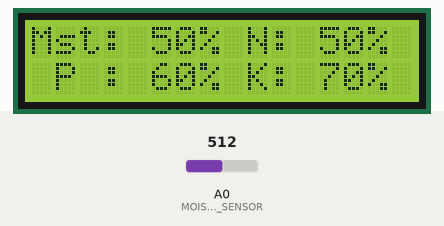
A sketch run on a simulated Arduino Uno, built with avr-gcc and run on an emulated ATmega328P. Parts: 16×2 character LCD. The test bench sets the inputs (shaded band); at power-on: A0 (MOISTURE_SENSOR) = 512. What the sketch prints to the serial monitor is not drawn.

Above: at 3.2 s.
3.3 s: A0 (MOISTURE_SENSOR) set to 12
At 5.1 s:
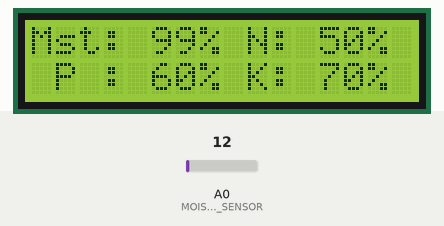
6.2 s: A0 (MOISTURE_SENSOR) set to 9
At 7.3 s:
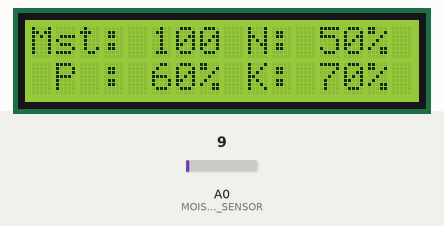
9.1 s: A0 (MOISTURE_SENSOR) set to 122
At 11.9 s:
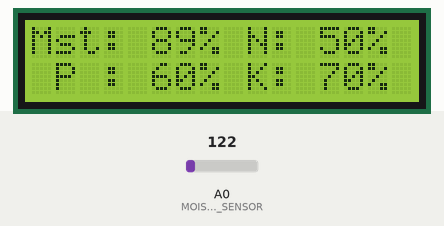
12.6 s: A0 (MOISTURE_SENSOR) set to 0
At 14.0 s:
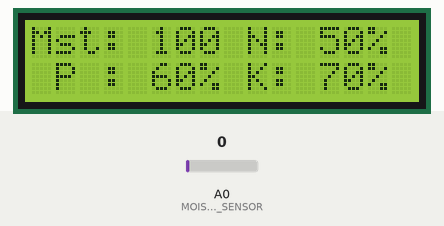
Timing chart, 0 to 15.6 s (numbered marks = the images above; inputs shaded):
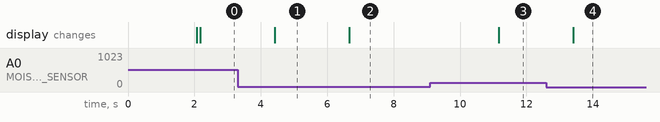

Measured:
- the behaviour switches between 11 and 10 on A0 (MOISTURE_SENSOR) (found by bisection; images 1 and 2)
- after the input at 3.3 s, the display: changes after 1.1 s (image 1)
- after the input at 6.2 s, the display: changes after 0.47 s (image 2)
- after the input at 9.1 s, the display: changes after 2.1 s (image 3)
- after the input at 12.6 s, the display: changes after 0.81 s (image 4)

The sketch:

project_arduino_code.ino
```cpp
#include <SoftwareSerial.h>
#include <LiquidCrystal.h>

SoftwareSerial bleSerial(2,3);

LiquidCrystal lcd(8,9,10,11,12,13); /* For 4-bit mode */
//LiquidCrystal lcd(8,9,10, 2, 3, 4, 5, 10,11,12,13); /* For 8-bit mode */
byte degree[8] =
{
0b00011,
0b00011,
0b00000,
0b00000,
0b00000,
0b00000,
0b00000,
0b00000
};

int MOISTURE_SENSOR = A0;
int MOISTURE_LED = 13;

int moisture_value = 0;
int n_value = 0;
int p_value = 0;
int k_value = 0;
int temp_value = 0;


void setup()
{
  Serial.begin(9600);
  bleSerial.begin(9600);

  pinMode(MOISTURE_LED,OUTPUT);

  lcd.begin(16,2);
  lcd.createChar(1, degree);
  lcd.setCursor(3,0);
  lcd.print("WELCOME TO");
  lcd.setCursor(5,1);
  lcd.print("InSoil");
  delay(2000);
  lcd.clear();
}


void loop()
{
  int moisture_reading = analogRead(MOISTURE_SENSOR);
  moisture_value = ((float)moisture_reading/1023)*100;
  moisture_value = 100 - moisture_value;

  n_value = 50;
  p_value = 60;
  k_value = 70;
  temp_value = 37;


  /*------Display Readings in Serial Monitor------*/
   Serial.print("Moisture Sensor Value: ");
   Serial.println(moisture_reading);
   Serial.print("Moisture Percentage: ");
   Serial.print(moisture_value);
   Serial.println("%");

   Serial.print("Nitrogen Percentage: ");
   Serial.print(n_value);
   Serial.println("%");

   Serial.print("Phosphorus Percentage: ");
   Serial.print(p_value);
   Serial.println("%");

   Serial.print("Potassium Percentage: ");
   Serial.print(k_value);
   Serial.println("%");

   Serial.print("Temperature Value: ");
   Serial.print(temp_value);
   Serial.println("*C");


  /*------Display Readings on LCD------*/
  lcd.clear();
  //Moisture percentage
  lcd.setCursor(0,0);
  lcd.print("Mst: 00%");
  lcd.setCursor(5,0);
  lcd.print(moisture_value);

  //Nitrogen percentage
  lcd.setCursor(9,0);
  lcd.print("N: 00%");
  lcd.setCursor(12,0);
  lcd.print(n_value);

  //Phosphorus percentage
  lcd.setCursor(1,1);
  lcd.print("P : 00%");
  lcd.setCursor(5,1);
  lcd.print(p_value);

  //Potassium percentage
  lcd.setCursor(9,1);
  lcd.print("K: 00%");
  lcd.setCursor(12,1);
  lcd.print(k_value);


  /*------Send Readings to Bluetooth App------*/
  String s1 = String("\n\n\nMoisture: " + String(moisture_value));
  s1 += String(" % \nNitrogen: " + String(n_value));
  s1 += String(" % \nPhosphorus: " + String(p_value));
  s1 += String(" % \nPotassium: " + String(k_value));
  s1 += String(" % \n\n");

  Serial.print(s1);
  bleSerial.print(s1);
  delay(2000);


}
```
